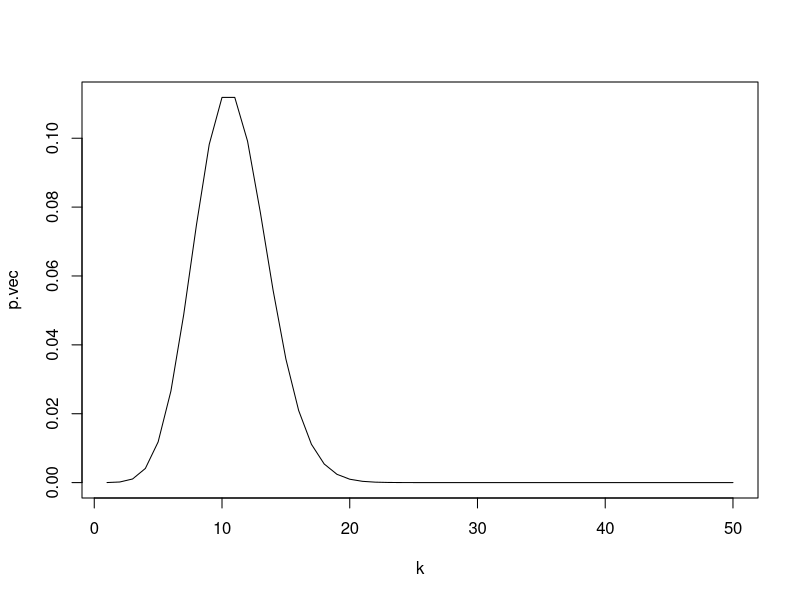
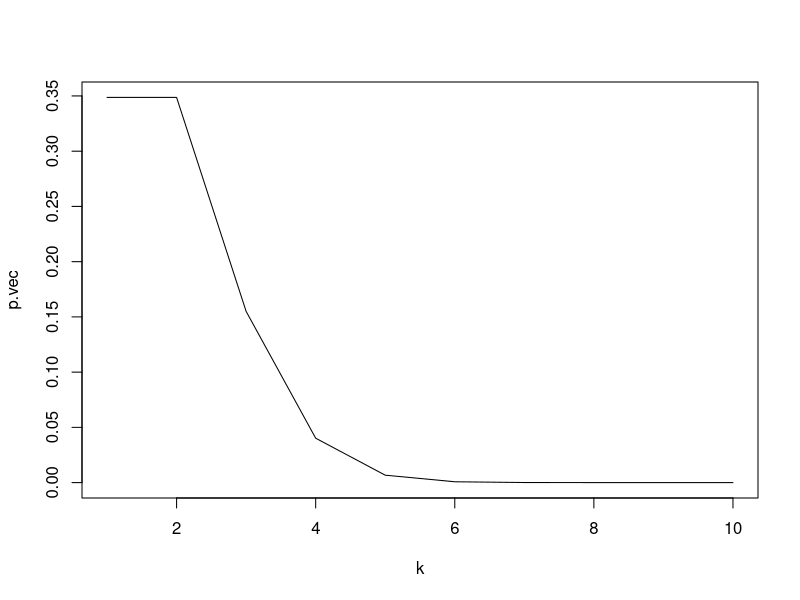
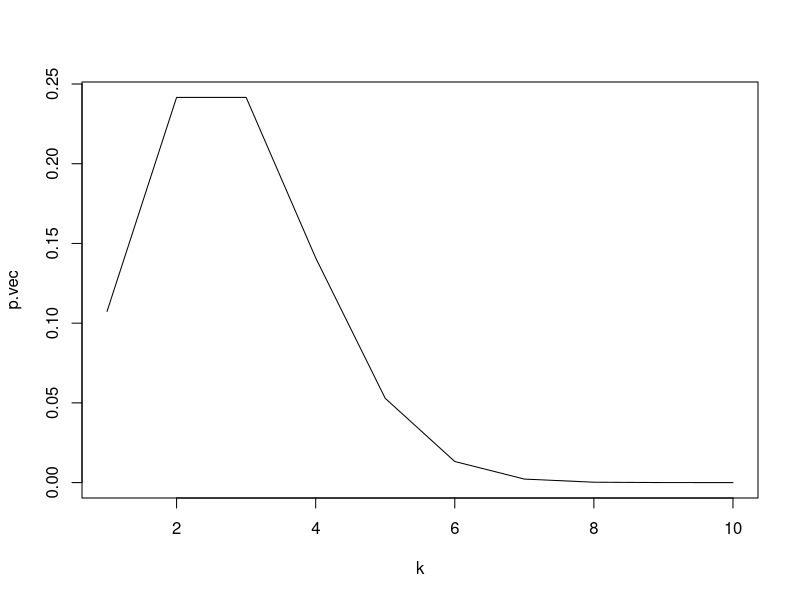
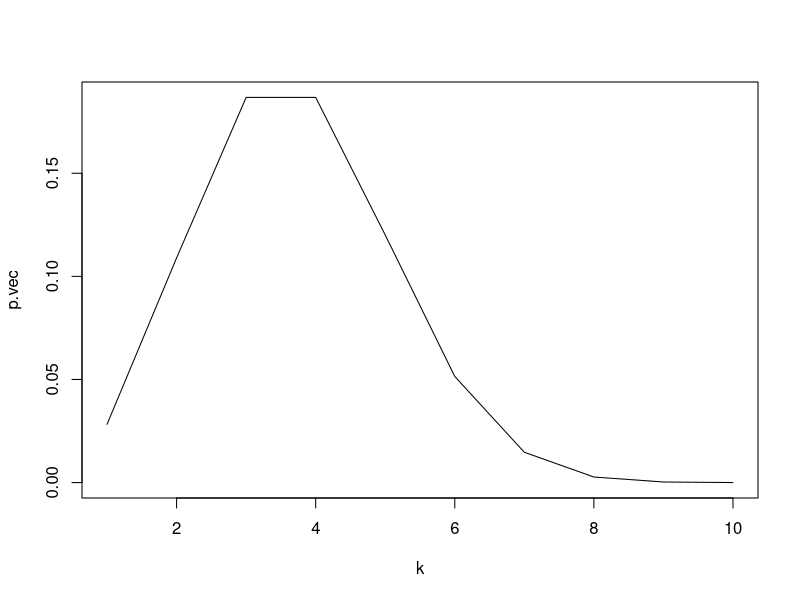
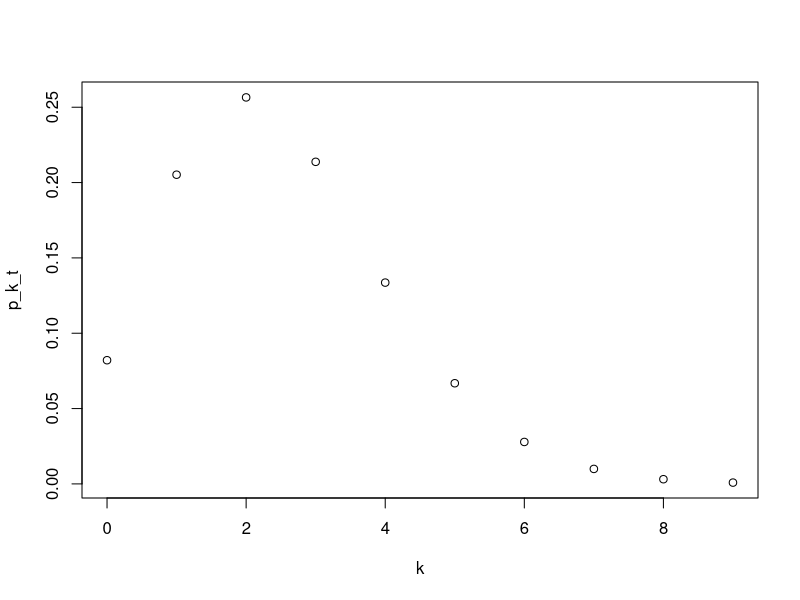
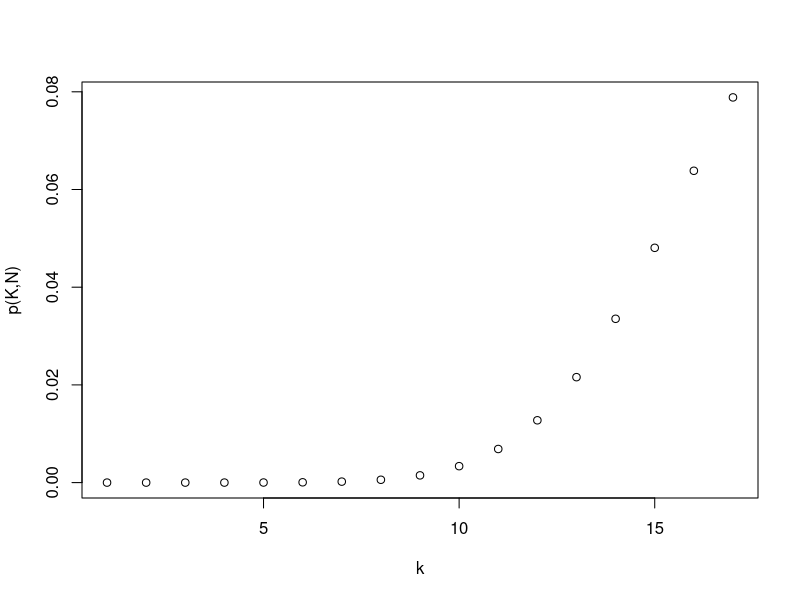
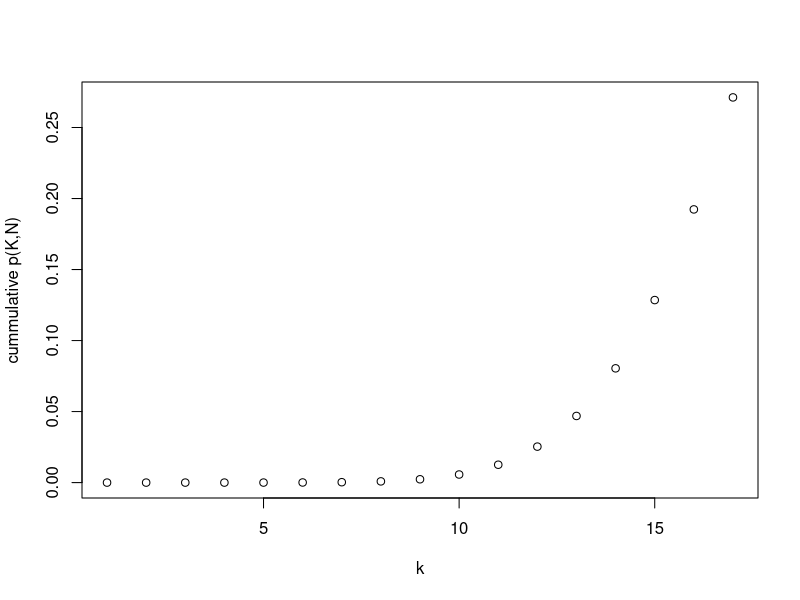

Reproduce these figures in R, in order.
## ---- chunk 1
library(dplyr)
## ---- chunk 2
p <- 0.2
N <- 50
## ---- chunk 3
Po <- (1-p)^N
## ---- chunk 4
probKN <- function (N=50,p=0.2,k){
  k <- seq(1,N,by=1)
  p.vec <- vector(length=length(k), "numeric")
  p.vec[1] <- Po
  for (i in k) {
  p.vec[i+1] = ((N-k[i])/k[i])*((p)/(1-p))*p.vec[i]
  p.vec <- p.vec[1:N]
  }
  plot(x=k, y=p.vec, type="l")
  
}
probKN()
## ---- chunk 5
probKNPest <- function (N=10,p=0.1,k){
  k <- seq(1,N,by=1)
  p.vec <- vector(length=length(k), "numeric")
  p.vec[1] <- (1-p)^N
  for (i in k) {
  p.vec[i+1] = ((N-k[i])/k[i])*((p)/(1-p))*p.vec[i]
  p.vec <- p.vec[1:11]
  k <- k[1:11]
  }
  plot(x=k, y=p.vec, type="l")
}
probKNPest()
probKNPest(p=0.2)
probKNPest(p=0.3)
## ---- chunk 6
r <- 0.05
t <- 50
cutoff <- 0.999
Pot <- (2.71828)^(-r*t)
Sum <- Pot
p_k_t <- NA
p_k_t[1] <- Pot
i <- 1
k <- NA
k[1] <- 0

while(Sum < cutoff){
  i <- i + 1 #make the loop iterate over i
  k[i] <- k[i-1] + 1 #set k[i] for the next loop
  #cat('i = ', i, ' k = ', k, ' Sum = ', Sum, 'p=', p_k_t, '\n')
  p_k_t[i] <- ((r*t)/k[i])*(p_k_t[i-1])
  Sum = Sum + p_k_t[i]
}
plot(x=k, y=p_k_t)
## ---- chunk 7
set.seed(1)
N <- 100
p <- 0.2
U <- runif(n=1, min=0, max=1)
p_k_n <- NA
k <- NA
k[1] <- 1
Sum <- 0
i <- 1
p_k_n[1] <- choose(N,k)*((p)^k[i])*((1-p)^(N-k[i]))

while (Sum < U){
  i <- i + 1
  k[i] <- k[i-1] + 1
  #cat('i = ', i, ' k = ', k,'p=', p_k_n,' Sum = ', Sum, 'U=', U, '\n')
  p_k_n[i] <- choose(N,k[i])*((p)^k[i])*((1-p)^(N-k[i]))
  Sum <- Sum + p_k_n[i]
}
plot(x=k, y=p_k_n, ylab="p(K,N)")
plot(x=k, y=cumsum(p_k_n), ylab= "cummulative p(K,N)" )
U
